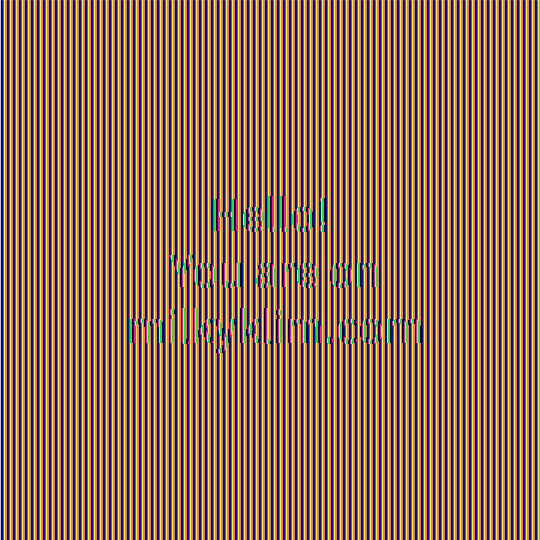
Frame 1 (no input)
Frame 60 (the mouse pressed at the canvas centre just before this capture): identical to frame 1, image omitted
Frame 120 (the mouse held since frame 60 and released just before this capture): identical to frame 1, image omitted

The Processing sketch that drew this single still picture (run headless with seeded random() and noise(); from frame 60 on, the mouse is pressed at the canvas centre):

// Processing sketch: Inspire
// ── Inspire.pde
/* inspire -- idea stolen from booklet */
// import gifAnimation.*;
// GifMaker gifExport;
/* for speed up */
int offsetX = 60;
int offsetY = 120;
color[] colors;

int localPos = 0;
String msg = "Hello!\n You are on\n milkyklim.com"; /* welcome message */
boolean go = false;

void setup() {
  colors = new color[6];
  colorMode(RGB);
  colors[0] = color(0, 0, 0); 
  colors[1] = color(0, 0, 255);
  colors[2] = color(255, 0, 255);
  colors[3] = color(255, 255, 0);
  colors[4] = color(0, 255, 0);
  colors[5] = color(255, 128, 0); 
  size(540, 540);
  drawText();
  // gifExport = new GifMaker(this, "Inspire.gif");
  // gifExport.setRepeat(0); // make an "endless" animation
  // save("init.png");
}

void draw() {
  if (keyPressed) go = true;
  if (go){ 
    drawText();
    // gifExport.setDelay(1);
    // gifExport.addFrame();
  }
}

void mouseClicked(){
  // if (go) gifExport.finish();                
  go = !go;
}

void drawText(){
  int n = colors.length;
  PGraphics inspire = createGraphics(width - 2*offsetX, height - 2*offsetY, JAVA2D);
  /* create Text */
  inspire.beginDraw();
  inspire.stroke(0);
  inspire.textAlign(CENTER, CENTER);
  inspire.textSize(48);
  inspire.text(msg, inspire.width/2, inspire.height/2);
  inspire.endDraw();
  /* draw background -- lines */
  for (int i = 0; i < n; ++i) { 
    for (int j = i + 1; j < width; j +=n) {
      stroke(colors[i]);
      line(j, 0, j, height);
    }
  }
  /* define colors for each pixel of the text */
  inspire.loadPixels();
  loadPixels();
  for (int i = 0; i < inspire.width; ++i){
    for (int j = 0; j < inspire.height; ++j){
      if (alpha(inspire.pixels[i*inspire.height + j]) != 0){ /* work only with letters */
        inspire.pixels[i*inspire.height + j] = pixels[(i + offsetX)*height + (j + offsetY + 1)%height];
      }
    }
  }

 /* start animation */
  if(go){
    for (int i = 0; i < inspire.width; ++i){
      for (int j = 0; j < inspire.height; ++j){
        if ((j + offsetY)%n != localPos){ 
          inspire.pixels[i*inspire.height + j] = color(0);
        }
        else{
          /* keep it as it is */
        }
      }
    }
    ++localPos;
    localPos %= n;
  }
  inspire.updatePixels();
  /* display text */
  imageMode(CENTER);
  image(inspire, width/2, height/2);
}

/* to change the text */
void keyPressed(){
  if (key == '1') {
    msg ="Here ...";
  }
  if (key == '2') {
    msg ="... we ...";
  }
  if (key == '3') {
    msg ="...\nGO!";
  }
  if (key == 'G' || key == 'g'){
    msg = "TIME TO SAVE\nGOTHAM!";
  } 
}
